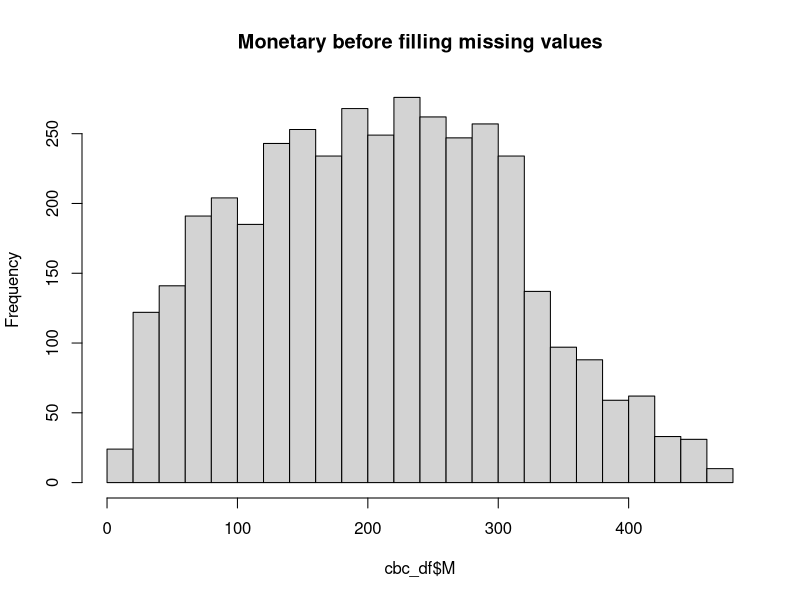
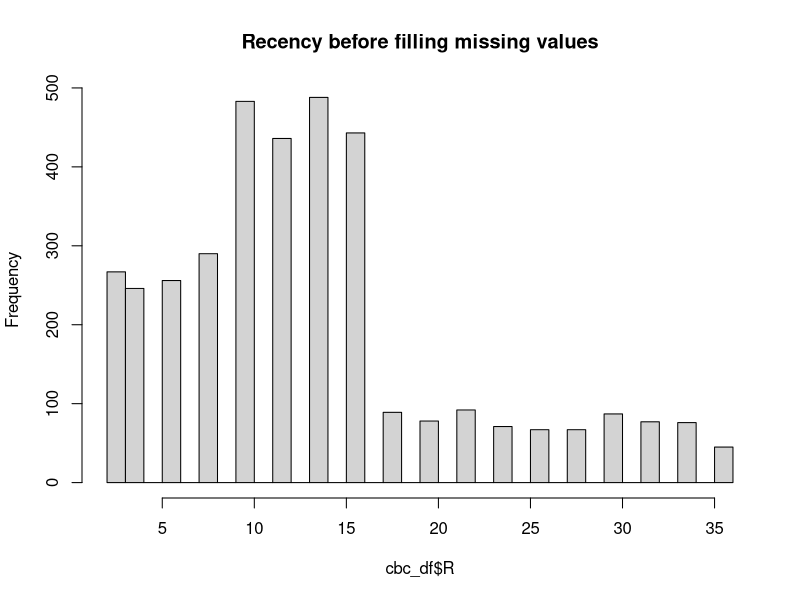
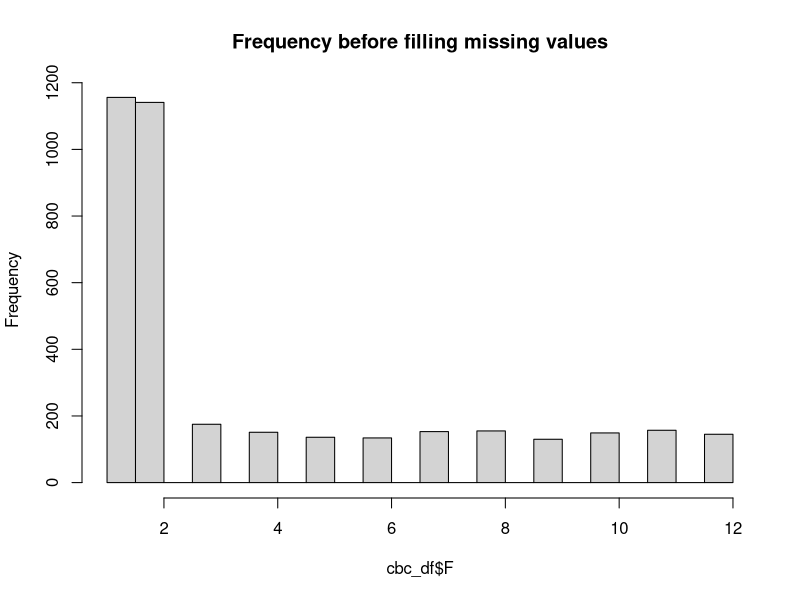
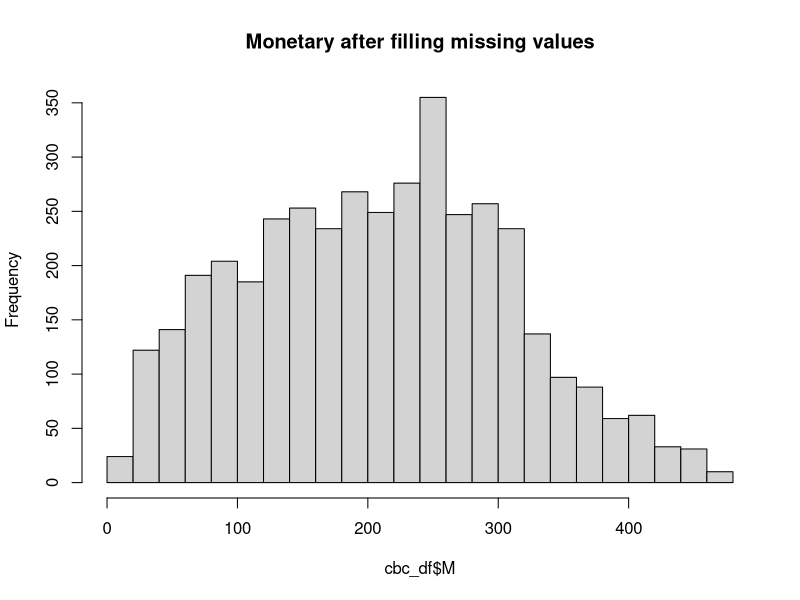
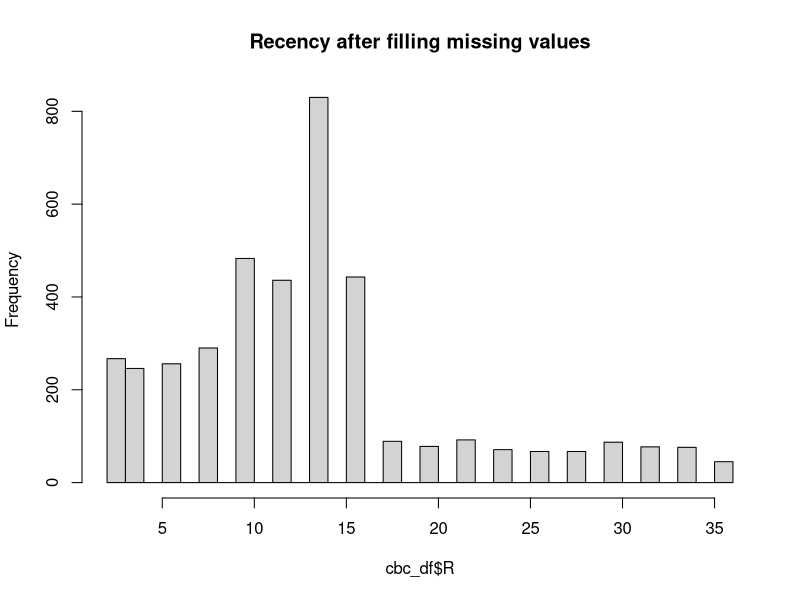
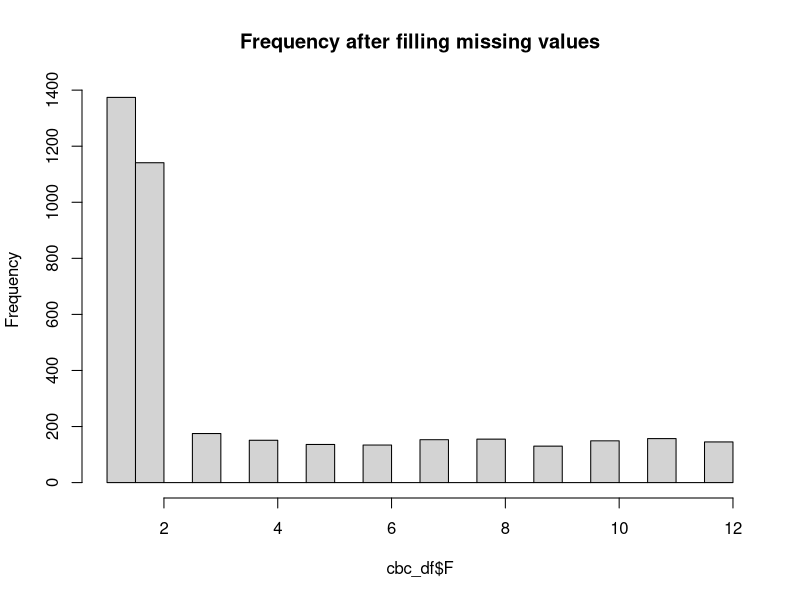
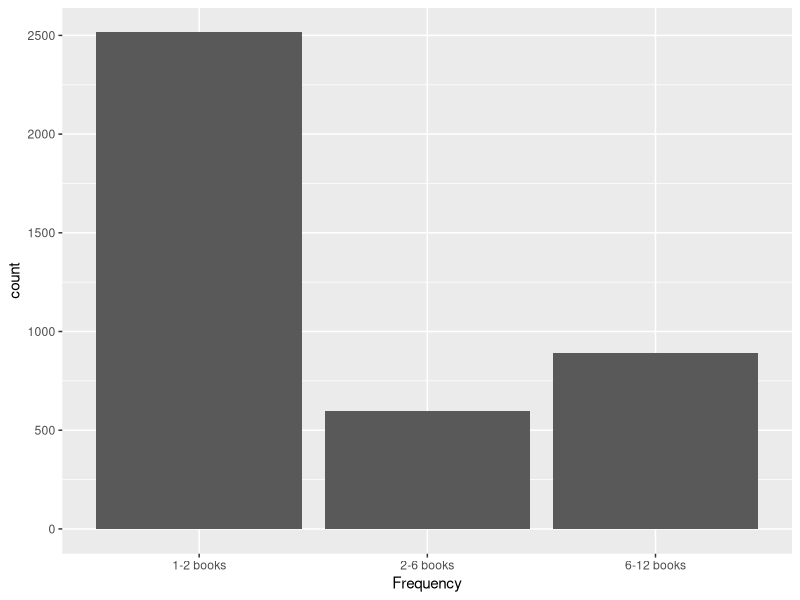
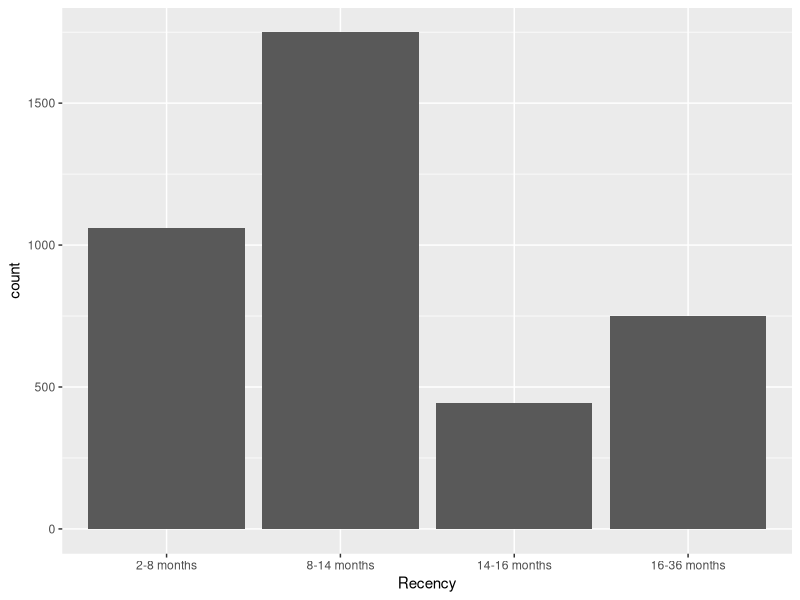

R code for these plots, in order:
## ---- chunk 1
library(tidyverse)
library(ggplot2)
cbc_df <- read_csv("CharlesBookClubDataset.csv")
## ---- chunk 2
summary(cbc_df)
# Number of missing values in each column
colSums(is.na(cbc_df))
## ---- chunk 3
#plotting histogram before replacing missing values
hist(cbc_df$M, breaks=30,main="Monetary before filling missing values")
hist(cbc_df$R, breaks=30, main="Recency before filling missing values")
hist(cbc_df$F, breaks=30, main="Frequency before filling missing values")

mode <- function(x) {
mode0 <- names(which.max(table(x)))
    if(is.numeric(x)) return(as.numeric(mode0))
    return(mode0)
}
# Apply to all necessary columns
cbc_df$R[is.na(cbc_df$R)] <- mode(cbc_df$R)
cbc_df$F[is.na(cbc_df$F)] <- mode(cbc_df$F)
cbc_df$M[is.na(cbc_df$M)] <- mode(cbc_df$M)

## ---- chunk 4
#plotting histogram after replacing missing values
hist(cbc_df$'M', main="Monetary after filling missing values", breaks=30)
hist(cbc_df$'R', main="Recency after filling missing values", breaks=30)
hist(cbc_df$'F', main="Frequency after filling missing values", breaks=30)
## ---- chunk 5
#problem 3

cbc_df <- cbc_df %>% mutate(Rcode=cut(cbc_df$R,
  breaks=unique(
  quantile(cbc_df$R,
  probs=seq.int(0,1,by=1/4))),
  include.lowest=TRUE),
  
Mcode=cut(cbc_df$M,
  breaks=unique(
  quantile(cbc_df$M,
  probs=seq.int(0,1,by=1/5))),
  include.lowest=TRUE),

  Fcode=cut(cbc_df$F,
  breaks=unique(
  quantile(cbc_df$F,
  probs=seq.int(0,1,by=1/4))),
  include.lowest=TRUE))

levels(cbc_df$Mcode) <- c('$15-$112', '$112-$181', '$181-$242', '$242-$296', '$296-$479')
levels(cbc_df$Rcode) <- c('2-8 months', '8-14 months', '14-16 months', '16-36 months')
levels(cbc_df$Fcode) <- c('1-2 books', '2-6 books', '6-12 books')

cat("\n")
#summary
print("Mcode:")
summary(cbc_df$Mcode)
cat("\n")
print("Rcode:")
summary(cbc_df$Rcode)
cat("\n")
print("Fcode:")
summary(cbc_df$Fcode)

## ---- chunk 6
#Problem 4
#Problem 4.1
ggplot(cbc_df, aes(x = Fcode)) + geom_bar()+labs(x = "Frequency")
ggplot(cbc_df, aes(x = Rcode)) + geom_bar()+labs(x = "Recency")
ggplot(cbc_df, aes(x = Mcode)) + geom_bar()+labs(x = "Monetary")
ggplot(cbc_df, aes(x = FirstPurch)) + geom_bar()+labs(x = "First Purchase")
## ---- chunk 7
#Problem 4.2
#Transforming "Florence"

cbc_df$Florence <- factor(cbc_df$Florence, labels = c("No", "Yes"))
# Plot box plots
ggplot(cbc_df, aes_string(x = "Florence", y = "R")) +
geom_boxplot() +
coord_flip() +
labs(x = "Recency", y = "Did the customer make a purchase?") 

ggplot(cbc_df, aes_string(x = "Florence", y = "M")) +
geom_boxplot() +
coord_flip()+
labs(x = "Recency", y = "Did the customer make a purchase?") 

ggplot(cbc_df, aes_string(x = "Florence", y = "F")) +
geom_boxplot() +
coord_flip() +
labs(x = "Frequency", y = "Did the customer make a purchase?")
## ---- chunk 8
#Problem 4.3
ggplot(cbc_df, aes_string(x = "R", fill = "Florence")) +
geom_density(alpha = 1) +
labs(x = "Recency") +
theme(legend.position = c(0.75, 0.75))

ggplot(cbc_df, aes_string(x = "M", fill = "Florence")) +
geom_density(alpha = 1) +
labs(x = "Monetary") +
theme(legend.position = c(0.9, 0.9))

ggplot(cbc_df, aes_string(x = "F", fill = "Florence")) +
geom_density(alpha = 1) +
labs(x = "Frequency") +
theme(legend.position = c(0.5, 0.5))
## ---- chunk 9
library(ggpubr)
library(dplyr)
library(ggplot2)
library(ggpubr)
library(broom)
library(car)
df <- read.csv('Scenario 1.csv') #Load the Dataset

anova_1 <-aov(df$No.of.items ~ df$POI, data = df)
summary(anova_1)
## ---- chunk 10
library(ggpubr)
library(dplyr)
library(ggplot2)
library(ggpubr)
library(broom)
library(car)
df2 <- read.csv('Scenario 2.csv') #Load the Dataset

anova_2 <-aov(df2$No.of.items ~ df2$POI * df2$Priority, data = df2)
summary(anova_2)
## ---- chunk 11
plot(anova_2)

hist(df2$No.of.items,main="Dependent Variable",xlab="No of Items")
hist(anova_2$residuals,main="Histogram of Residuals",xlab="Residuals")

## ---- chunk 12
library(ggpubr)
library(dplyr)
library(ggplot2)
library(ggpubr)
library(broom)
library(car)
df2 <- read.csv('Scenario 2.csv') #Load the Dataset

anova_2 <-aov(formula=df2$No.of.items ~ factor(df2$POI) + df2$Priority, data = df2)

tukey_anova_2<-TukeyHSD(anova_2)

tukey_anova_2

par(mar=c(5,8,4,1)+.1)
tukey.plot.test<-TukeyHSD(aov(formula = No.of.items ~ factor(POI), data = df2))
plot(tukey.plot.test, las = 1)

par(mar=c(5,8,4,1)+.1)
tukey.plot.test<-TukeyHSD(aov(formula = No.of.items ~ Priority, data = df2))
plot(tukey.plot.test, las = 1)

